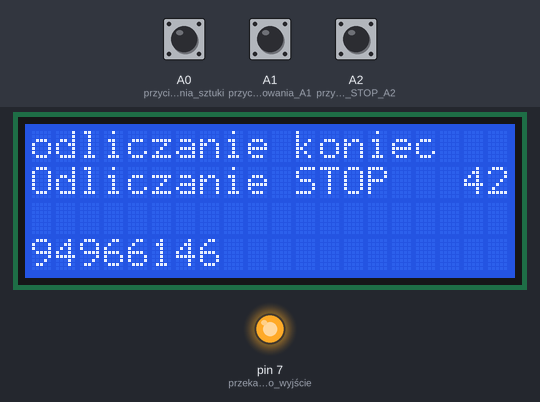
A sketch run on a simulated Arduino Uno, built with avr-gcc and run on an emulated ATmega328P. On the bench: 20×4 character LCD, output pins drawn as LEDs (lit = HIGH). Dashed ring = blinking. The test bench sets the inputs (shaded band); at power-on: A2 (przycisk_START_STOP_A2) HIGH, A0 (przycisk_dodawania_sztuki) HIGH, A1 (przycisk_odejmowania_A1) HIGH.

Above: at 1.2 s.
1.3 s: A2 (przycisk_START_STOP_A2) pulled LOW for 0.15 s
At 1.8 s:
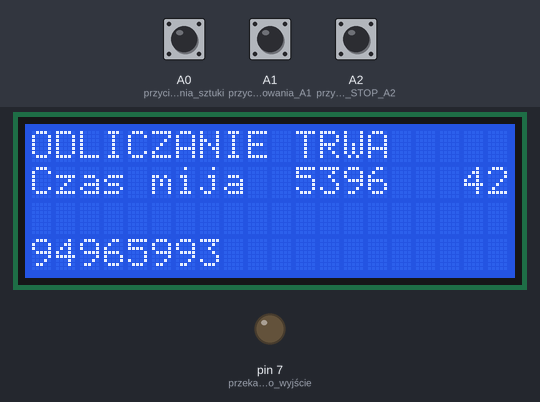
2.0 s: A0 (przycisk_dodawania_sztuki) pulled LOW for 0.15 s
At 2.47 s:
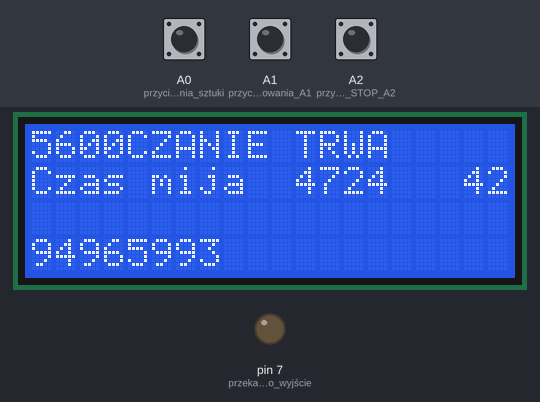
2.7 s: A1 (przycisk_odejmowania_A1) pulled LOW for 0.15 s
At 2.86 s:
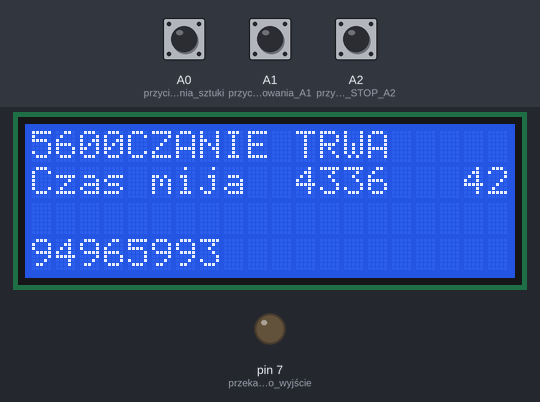
3.4 s: A0 (przycisk_dodawania_sztuki) pulled LOW for 1 s
At 4.44 s:
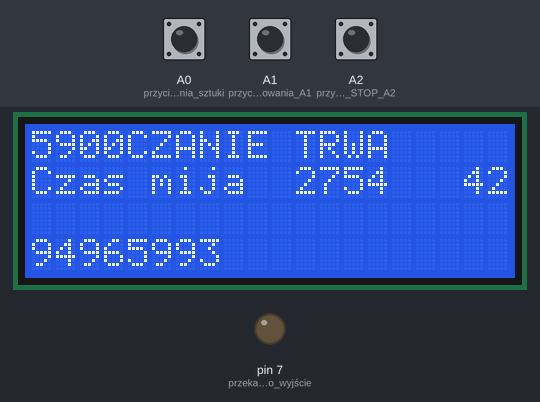
5.0 s: A1 (przycisk_odejmowania_A1) pulled LOW for 1 s
At 6.04 s:
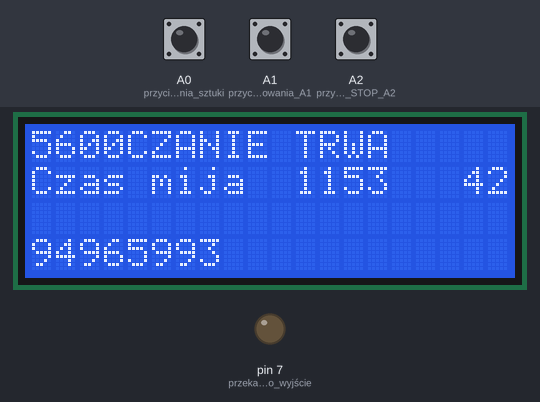
6.6 s: A2 (przycisk_START_STOP_A2) pulled LOW for 1 s
At 6.97 s:
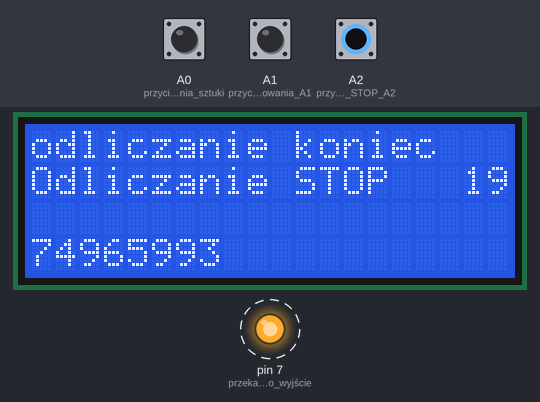
Timing chart, 0 to 9.2 s (numbered marks = the images above; inputs shaded):
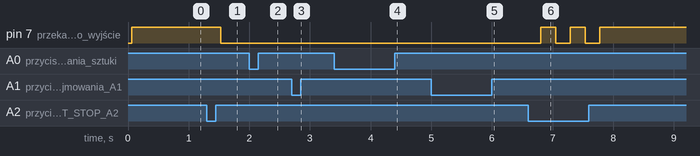

Measured:
- after the input at 1.3 s, pin 7 (przekaznik1_jako_wyjście): HIGH → LOW after 0.23 s

The sketch:

stoperDoLaminatora.ino
```cpp
#include <LiquidCrystal_I2C.h>
//#include <Wire.h>

unsigned long poczatekMilisekund = 0;
unsigned long koniecMilisekund = 0;

unsigned long poczatekOdliczania = 0;
unsigned long koniecOdliczania = 0;

unsigned long ileCzasuOdliczam = 5500;

int ekrany = 0;

boolean odliczajCzas = false; //kontrolka czy liczy czy stoi
boolean stanPrzycisku = false; //stan czyli fals to stoi a true bedzie w trybie odliczania

String tekst, tekst2 = "------------------";

LiquidCrystal_I2C lcd(0x27, 20, 4);

void setup() {
  lcd.init();                      // initialize the lcd
  lcd.backlight();
  lcd.setCursor(3, 0);
  Serial.begin(9600);
  pinMode(A0, INPUT_PULLUP);                //przycisk dodawania sztuki A0    -   lewy
  pinMode(A1, INPUT_PULLUP);                // przycisk odejmowania A1      - środkowy
  pinMode(A2, INPUT_PULLUP);                //przycisk START STOP A2            -prawy

  // pinMode(A3, OUTPUT); //Konfiguracja A3 jako wyjście dla buzzera

  pinMode(7, OUTPUT);       //przekaznik1 jako wyjście D7
  digitalWrite(7, HIGH); //wyłączony przekaźnik
}

void loop() {

  if (digitalRead(A2) == LOW) { //prawy skrajny będzie startował i stopował
    delay(200);
    if (odliczajCzas == true && stanPrzycisku == true) {
      zatrzymaj();


    }

    if (odliczajCzas == false && stanPrzycisku == false) {
      startuj();

    }
    stanPrzycisku = !stanPrzycisku ;
  }

  if (digitalRead(A0) == LOW) {
    delay(200);
    ileCzasuOdliczam = ileCzasuOdliczam + 100;
    tekst = ileCzasuOdliczam;

  }

  if (digitalRead(A1) == LOW) {
    delay(200);
    ileCzasuOdliczam = ileCzasuOdliczam - 100;
    tekst = ileCzasuOdliczam;

  }

  sprawdz();

  wyswietl();
}


// obsługa przekaźnika WŁĄCZANIE
void zalacz() {
  digitalWrite(7, LOW);  // włączanie przekaźnika
}
//obsługa przekaźnika WYŁĄCZANIE
void wylacz() {
  digitalWrite(7, HIGH); // wyłączam przekażnik
}

void sprawdz() {
  if ( koniecOdliczania <= millis())
    zatrzymaj(); // przekaźnik
}

void startuj() {
  odliczajCzas = true;

  tekst = "ODLICZANIE TRWA           ";
  tekst2 = "Czas mija  ";
  poczatekOdliczania = millis();
  koniecOdliczania = poczatekOdliczania + ileCzasuOdliczam;
  zalacz();  //przekaźnik
}

void zatrzymaj() {
  odliczajCzas = false;

  tekst = "odliczanie koniec        ";
  tekst2 = "Odliczanie STOP   ";
  poczatekOdliczania = koniecOdliczania;
  wylacz();
}

void wyswietl() {
  pierwszaLinia(tekst);
  drugaLinia(tekst2, koniecOdliczania - millis());
}


void pierwszaLinia(String tekst) {
  lcd.setCursor(0, 0);
  lcd.print(tekst);
}

void drugaLinia(String raz, unsigned long dwa, String trzy, unsigned long cztery) {
  lcd.setCursor(0, 1);
  lcd.print(raz);
  lcd.print(dwa);
  lcd.print(trzy);
  lcd.print(cztery);
}

void drugaLinia(String raz, unsigned long dwa) {
  lcd.setCursor(0, 1);
  lcd.print(raz);
  lcd.print(dwa);
}

void buzerr() {
  //      digitalWrite(A3, HIGH);
  //      digitalWrite(A3, LOW);
}
```
